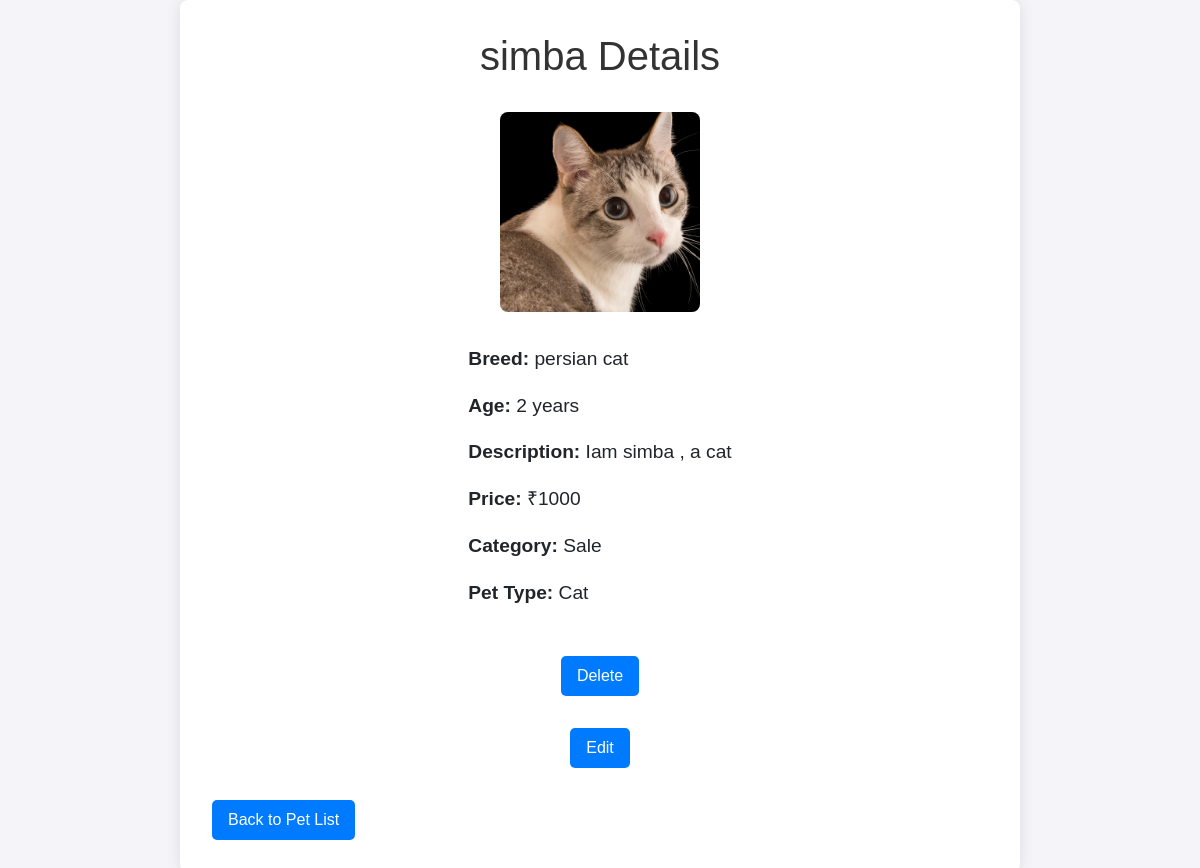
Page /pet-detail/8 on the committed database.
### app/models.py (models this page shows, shortened)
class Pet(models.Model):
    pet_name = models.CharField(max_length=100)
    pet_description = models.TextField()
    pet_age = models.IntegerField()
    pet_image = models.ImageField(upload_to='pet_images/')
    pet_price = models.IntegerField()
    pet_breed = models.CharField(max_length=100)
    category = models.ForeignKey(Category, on_delete=models.CASCADE)
    pet_type = models.ForeignKey(PetType, on_delete=models.CASCADE)
    created_at = models.DateTimeField(auto_now_add=True)

class Category(models.Model):
    name = models.CharField(max_length=100)

class PetType(models.Model):
    name = models.CharField(max_length=100)

### app/views.py (the view)
# urls.py: path('pet-detail/<int:pet_id>', views.pet_detail, name='pet_detail'),
def pet_detail(request, pet_id):
    pet = get_object_or_404(Pet, id=pet_id)
    return render(request, 'user/pet_detail.html', {'pet': pet})

### templates/user/pet_detail.html (shortened to what this page needs)
<!DOCTYPE html>
<html lang="en">
<head>
    {% load static %}
    <link href="https://cdn.jsdelivr.net/npm/bootstrap@5.3.3/dist/css/bootstrap.min.css" rel="stylesheet">
    <link rel="stylesheet" href="{% static 'petdetails.css' %}">
</head>
<body>
    <div class="container">
        <h1>{{ pet.pet_name }} Details</h1>
        <div class="pet-detail">
            <img src="{{ pet.pet_image.url }}" alt="{{ pet.pet_name }}" class="pet-image">
            <div class="pet-info">
                <p><strong>Breed:</strong> {{ pet.pet_breed }}</p>
                <p><strong>Age:</strong> {{ pet.pet_age }} years</p>
                <p><strong>Description:</strong> {{ pet.pet_description }}</p>
                <p><strong>Price:</strong> ₹{{ pet.pet_price }}</p>
                <p><strong>Category:</strong> {{ pet.category.name }}</p>
                <p><strong>Pet Type:</strong> {{ pet.pet_type.name }}</p>
            </div>
            <a href="{% url 'delete_pet' pet.id %}" class="btn" style="display: inline;">Delete</a>
            <a href="{% url 'edit_pet' pet.id %}" class="btn" style="display: inline;">Edit</a>
        </div>
        <a href="{% url 'pet_list' %}" class="btn">Back to Pet List</a>
    </div>
</body>
</html>

### static/petdetails.css (style rules this page uses)
body { font-family: Arial, sans-serif; background-color: #f4f4f9; margin: 0; padding: 0; }
.container { width: 70%; margin: auto; padding: 2rem; background-color: #fff; box-shadow: 0 0 15px rgba(0, 0, 0, 0.1); border-radius: 8px; }
h1 { text-align: center; color: #333; margin-bottom: 2rem; }
.pet-detail { display: flex; flex-direction: column; align-items: center; }
.pet-image { width: 200px; height: 200px; object-fit: cover; border-radius: 8px; margin-bottom: 2rem; }
.pet-info { font-size: 1.2rem; line-height: 1.6; }
.btn { padding: 0.5rem 1rem; background-color: #007bff; color: #fff; border: none; border-radius: 5px; cursor: pointer; margin-top: 2rem; }

### rows in the picture
Pet: pet_name "simba", pet_image (picture), pet_breed "persian cat", pet_age "2", pet_description "Iam simba , a cat", pet_price "1000", category.name "Sale", pet_type.name "Cat"
